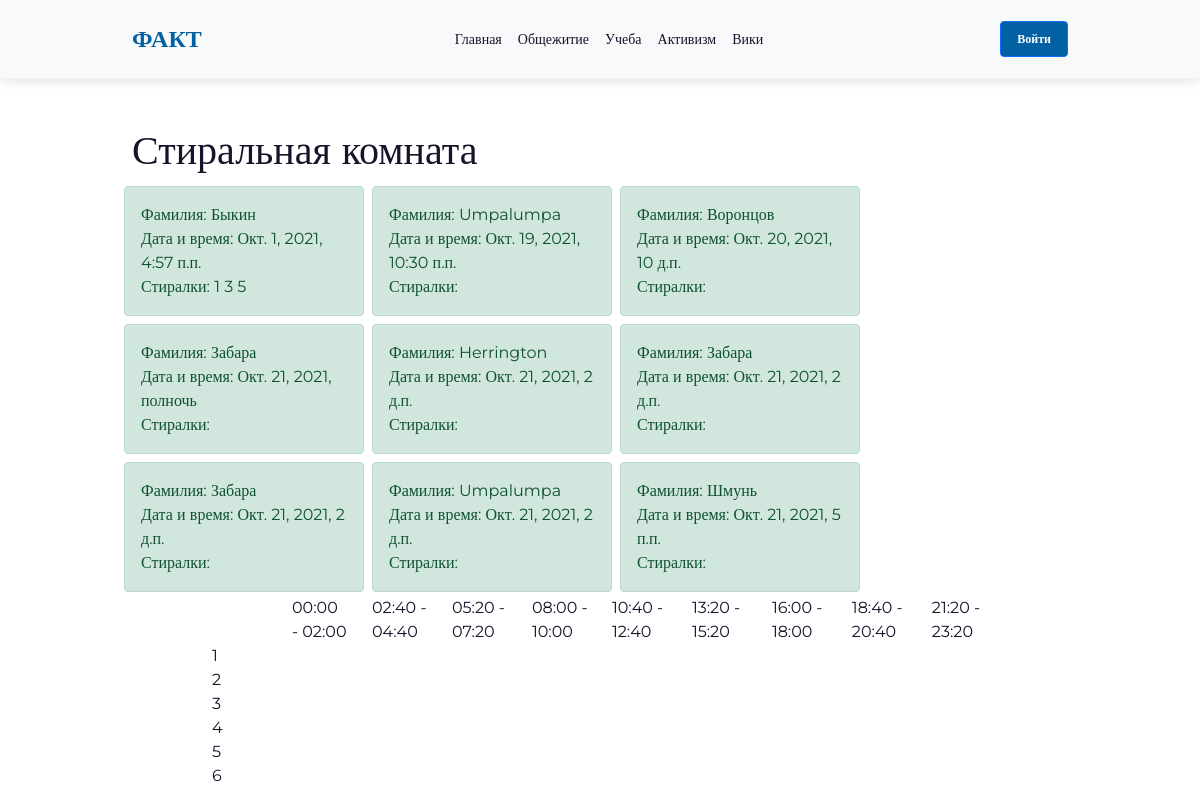
Page /laundry/ on the committed database.
### laundry/models.py (models this page shows, shortened)
class signups(models.Model):
    datetime = models.DateTimeField('Время и дата записи')
    user = models.CharField('Имя пользователя', max_length=50)
    wm1 = models.BooleanField('wm1')
    wm2 = models.BooleanField('wm2')
    wm3 = models.BooleanField('wm3')
    wm4 = models.BooleanField('wm4')
    wm5 = models.BooleanField('wm5')
    wm6 = models.BooleanField('wm6')
    class Meta:
        verbose_name = 'Запись'
        verbose_name_plural = 'Записи'

### laundry/views.py (the view)
# urls.py: path('', views.index, name='laundry_home'),
def index(request):
    signup = signups.objects.order_by('datetime')
    return render(request, 'laundry/laundry_home.html', {'signup' : signup})

### laundry/templates/laundry/laundry_home.html (shortened to what this page needs)
{% extends 'main/layout.html' %}
{% load static %}
{% block content %}
<h1>Стиральная комната</h1>
{% if signup %}
<div class="row">
{% for el in signup %}
        <div class="alert alert-success col-md-3 m-1">
            <div>Фамилия: {{ el.user }}</div>
            <div>Дата и время: {{ el.datetime }}</div>
            <div>Стиралки:
            {% if el.wm1 %}1{% endif %}
            {% if el.wm3 %}3{% endif %}
            {% if el.wm5 %}5{% endif %}
            </div>
        </div>
{% endfor %}
</div>
<div class="row">
    <div class="col-md-1"></div><div class="col-md-1"></div><div class="col-md-1">00:00 - 02:00</div><div class="col-md-1">02:40 - 04:40</div><div class="col-md-1">05:20 - 07:20</div><div class="col-md-1">08:00 - 10:00</div><div class="col-md-1">10:40 - 12:40</div><div class="col-md-1">13:20 - 15:20</div><div class="col-md-1">16:00 - 18:00</div><div class="col-md-1">18:40 - 20:40</div><div class="col-md-1">21:20 - 23:20</div>
</div>
<div class="row">
    <div class="col-md-1"></div><div class="col-md-1">1</div>
</div>
<div class="row">
    <div class="col-md-1"></div><div class="col-md-1">2</div>
</div>
<div class="row">
    <div class="col-md-1"></div><div class="col-md-1">3</div>
</div>
<div class="row">
    <div class="col-md-1"></div><div class="col-md-1">4</div>
</div>
<div class="row">
    <div class="col-md-1"></div><div class="col-md-1">5</div>
</div>
<div class="row">
    <div class="col-md-1"></div><div class="col-md-1">6</div>
</div>
{% else %}
<p class="alert alert-danger">Записей не найдено</p>
{% endif %}
{% endblock %}

### main/templates/main/layout.html (shortened to what this page needs)
{% load static %}
<!DOCTYPE html>
<html lang="ru">
<head>
    <link href="https://cdn.jsdelivr.net/npm/bootstrap@5.1.3/dist/css/bootstrap.min.css" rel="stylesheet"
>
    <link rel="stylesheet" href="{% static 'main/css/main.css' %}">
</head>
<body>
    {% include 'main/header.html' %}
    <div class="container" style="max-width: 80%;">
        {% block content %}
        {% endblock %}
    </div>
</body>
</html>

### main/templates/main/header.html (shortened to what this page needs)
<nav class="navbar navbar-expand-lg navbar-light bg-light sticky-top d-flex flex-wrap align-items-center justify-content-center justify-content-md-between py-3 mb-5" id="header">
    <div class="container" style="max-width: 80%;">
    <a href="{% url 'home' %}" class="navbar-brand" style="font-weight: 700;" id="logo">ФАКТ</a>
    <div class="collapse navbar-collapse d-flex align-items-center justify-content-center" id="navbar">
        <ul class="nav navbar-nav col-12 col-md-auto mb-2 justify-content-center mb-md-0">
            <li class="nav-item"><a href="{% url 'home' %}" class="nav-link px-2 {% if request.path == '/' %} active {% endif %}">Главная </a></li>
            <li class="nav-item"><a href="{% url 'dorm' %}" class="nav-link px-2 {% if request.path == '/dorm' %} active {% endif %}">Общежитие</a></li>
            <li class="nav-item"><a href="{% url 'education' %}" class="nav-link px-2 {% if request.path == '/education' %} active {% endif %}">Учеба</a></li>
            <li class="nav-item"><a href="{% url 'activism' %}" class="nav-link px-2 {% if request.path == '/activism' %} active {% endif %}">Активизм</a></li>
            <li class="nav-item"><a href="{% url 'wiki' %}" class="nav-link px-2 {% if request.path == '/wiki' %} active {% endif %}">Вики</a></li>
        </ul>
    </div>
    <div class="d-flex align-items-center">
        <button type="button" class="btn btn-primary py-2 px-3"
            style="background-color: #0261A3; font-weight: 600; font-size: 12px;">Войти</button>
    </div>
</nav>

### main/static/main/css/main.css (style rules this page uses)
body { background: #fff; font-family: 'Montserrat'; color: #14142A; }
#header { -webkit-box-shadow: 0px 4px 10px 0px rgba(0,0,0,0.1); -moz-box-shadow: 0px 4px 10px 0px rgba(0,0,0,0.1); box-shadow: 0px 4px 10px 0px rgba(0,0,0,0.1); background: #F4F6FA; font-size: 14px; }
#header #logo { color: #0261A3 !important; font-size: 24px; }
.btn-primary { background-color: #0261A3; font-weight: 500; font-size: 16px; }
.navbar .nav-item { color: #14142A !important; }
.navbar-light .navbar-nav .nav-link { color: #14142A; font-weight: 400; }

### rows in the picture
signups: user "Быкин", datetime "Окт. 1, 2021, 4:57 п.п.", wm1 "1", wm3 "3", wm5 "5"
signups: user "Umpalumpa", datetime "Окт. 19, 2021, 10:30 п.п."
signups: user "Воронцов", datetime "Окт. 20, 2021, 10 д.п."
signups: user "Забара", datetime "Окт. 21, 2021, полночь"
signups: user "Herrington", datetime "Окт. 21, 2021, 2 д.п."
signups: user "Забара", datetime "Окт. 21, 2021, 2 д.п."
signups: user "Забара", datetime "Окт. 21, 2021, 2 д.п."
signups: user "Umpalumpa", datetime "Окт. 21, 2021, 2 д.п."
signups: user "Шмунь", datetime "Окт. 21, 2021, 5 п.п."
